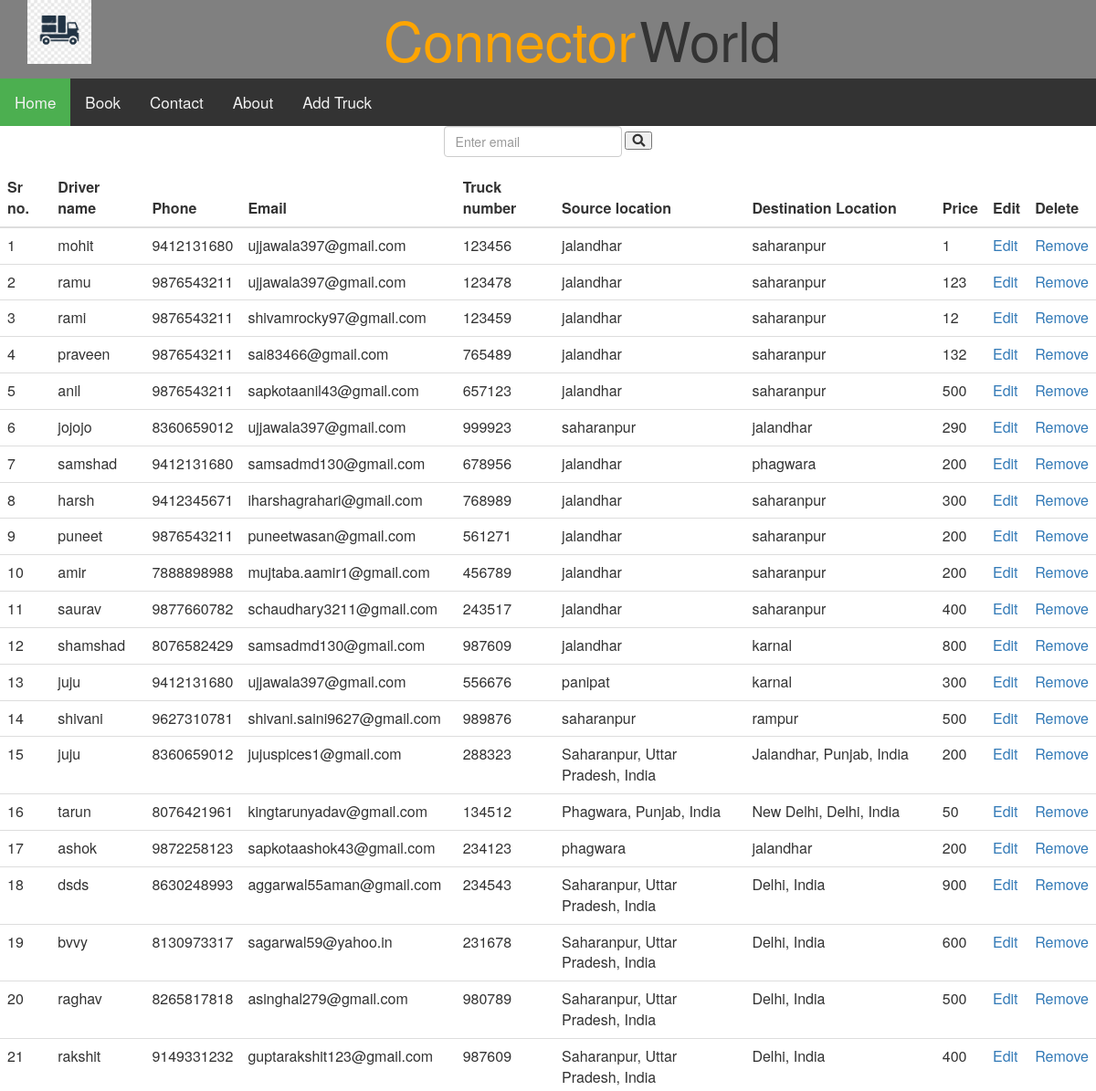
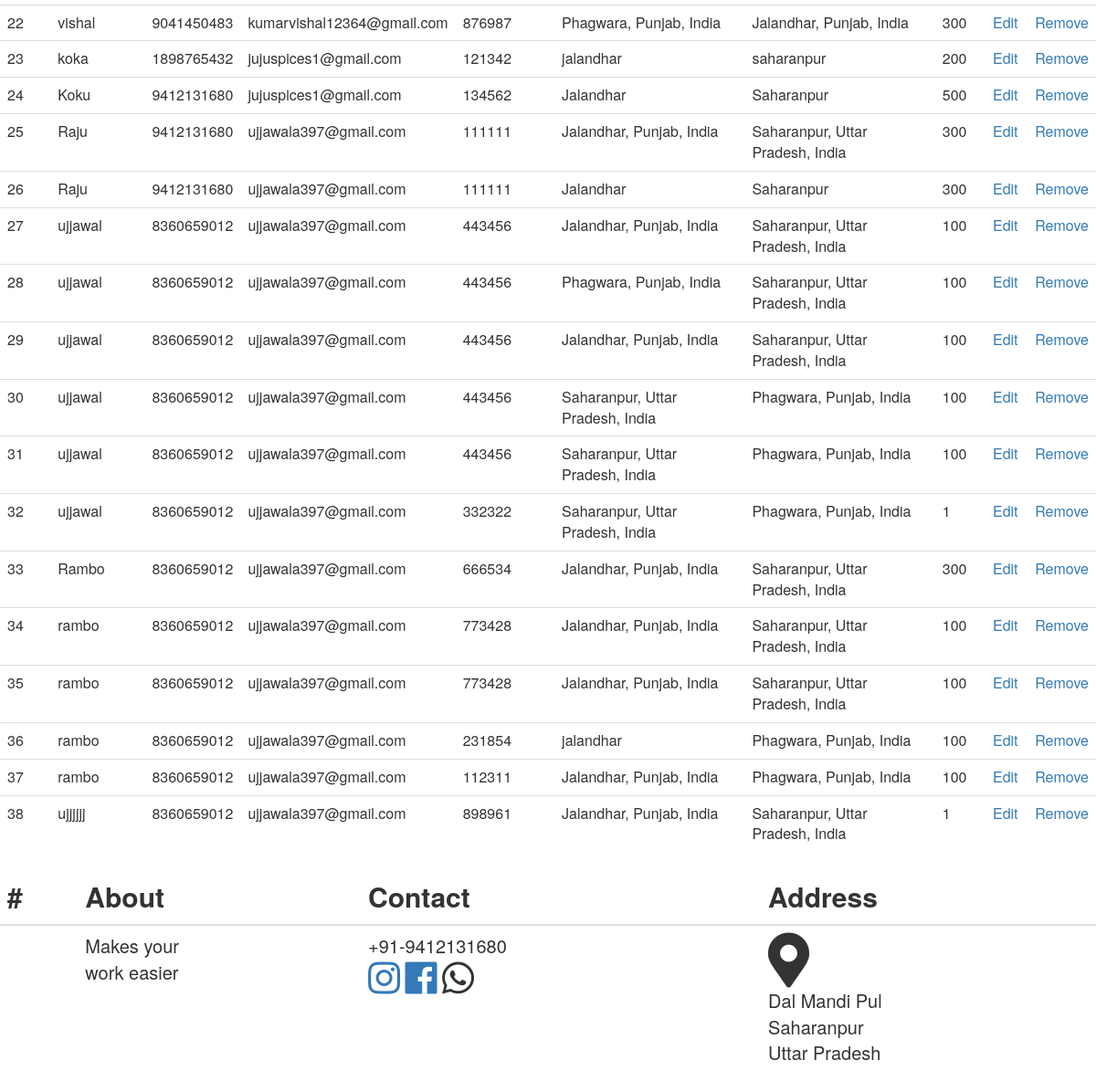
/manage.php, run on the app's committed database (2 pictures, top to bottom).
### tables this page shows
CREATE TABLE `trucks` (
  `aadhar` varchar(12) NOT NULL,
  `truck_no` int(6) NOT NULL,
  `source` varchar(255) NOT NULL,
  `destination` varchar(255) NOT NULL,
  `driver_name` text NOT NULL,
  `price` int(4) NOT NULL,
  `email` varchar(50) NOT NULL,
  `phone` varchar(10) NOT NULL,
  `id` int(11) NOT NULL
);

### manage.php (the view, shortened to what this page needs)
<?php
    $connection=mysqli_connect('localhost','root','');
    mysqli_select_db($connection,'transport');
    $query="SELECT * FROM trucks";
    $data=mysqli_query($connection,$query);
?>
	<link rel="stylesheet" type="text/css" href="css/addtruck.css">
  	<link rel="stylesheet" type="text/css" href="css/form.css">
  	<link rel="stylesheet"href="https://maxcdn.bootstrapcdn.com/bootstrap/3.4.0/css/bootstrap.min.css">
  <link rel="stylesheet" href="https://use.fontawesome.com/releases/v5.7.2/css/all.css" integrity=
  "sha384-fnmOCqbTlWIlj8LyTjo7mOUStjsKC4pOpQbqyi7RrhN7udi9RwhKkMHpvLbHG9Sr">
  <div class="container-fluid  r1">
<div class="col-sm-4 col-md-4 col-xs-4 col-lg-4"><img src="logo.jpg" alt="Logo here" height="70px"></div>
    <div class="col-sm-8 col-md-8 col-xs-8 col-lg-8"><span style="color:orange; font-size:60px;">Connector</span> <span class="over" style="font-size: 60px">World</span></div>
  </div>
  <div class="topnav" id="myTopnav">
    <a href="index.php" class="active">Home</a>
    <a href="truck.php">Book</a>
    <a href="contact_us.php">Contact</a>
    <a href="about.php">About</a>
    <a href="truckform.php"> Add Truck</a>
  </div>
<div col-md-12>
	<form action="search.php" method="post" class="form-inline md-form form-sm active-purple-2 mt-2" style="text-align: center;">
  <input class="form-control form-control-sm mr-3 w-75" type="text" placeholder="Enter email"
    aria-label="Search" name="searchmail">
  <button type="submit" ><i class="fas fa-search" aria-hidden="true"></i></button>
</form>
</div>
 <table class="table table-light">
    <thead>
      <tr>
        <th scope="col">Sr no.</th>
        <th scope="col">Driver name</th>
        <th scope="col">Phone</th>
        <th scope="col">Email</th>
        <th scope="col">Truck number</th>
        <th scope="col">Source location</th>
        <th scope="col">Destination Location</th>
        <th scope="col">Price</th>
        <th scope="col">Edit</th>
        <th scope="col">Delete</th>
      </tr>
    </thead>
    <tbody>
      <?php
      $i=1;
            while($row=mysqli_fetch_assoc($data))
        {
           echo "<tr>";
           ?>
          <td><?php echo $i; ?>
          </td>
          <td><?php echo $row['driver_name']; ?>
          </td>
          <td><?php echo $row['phone']; ?>
          </td>
          <td><?php echo $row['email']; ?>
          </td>
           <td><?php echo $row['truck_no']; ?>
          </td>
          <td><?php echo $row['source']; ?>
          </td>
          <td><?php echo $row['destination']; ?>
          </td>
           <td><?php echo $row['price']; ?>
          </td>
          <td><a href="edit.php?id=<?php echo $row['id']?>">Edit</td>
        <td><a href="delete.php?id=<?php echo $row['id']?>">Remove</td>
           <?php
           $i++;
        }
      ?>
    </tbody>
  </table>
  <table class="table table-dark">
  <thead>
    <tr style="font-size: 30px;">
      <th scope="col">#</th>
      <th scope="col">About</th>
      <th scope="col">Contact</th>
      <th scope="col">Address</th>
    </tr>
  </thead>
  <tbody>
    <tr style="font-size: 20px">
      <th scope="row"></th>
      <td>Makes your<br>
          work easier</td>
      <td>+91-9412131680<br>
                <a  href="https://www.instagram.com/jujuspices/">
        <i class="fab fa-instagram fa-2x"></i> </a>
                <a href="https://www.facebook.com/Juju-Spices-1681765988789374/?modal=admin_todo_tour">
        <i class="fab fa-facebook fa-2x"></i></a>
        <i class="fab fa-whatsapp fa-2x"></i>
        <br>
      </td>
      <td><i class="fas fa-map-marker-alt fa-3x"></i><br>Dal Mandi Pul<br>
        Saharanpur<br>Uttar Pradesh</td>
    </tr>
  	</tbody>
	</table>

### css/addtruck.css (style rules this page uses)
.r1 { background-color: gray; }
.topnav { overflow: hidden; background-color: #333; }
.topnav a { float: left; display: block; color: #f2f2f2; text-align: center; padding: 14px 16px; text-decoration: none; font-size: 17px; }
.active { background-color: #4CAF50; color: white; }

### data on the page
trucks: driver_name "mohit", phone "9412131680", email "ujjawala397@gmail.com", truck_no "123456", source "jalandhar", destination "saharanpur", price "1"
trucks: driver_name "ramu", phone "9876543211", email "ujjawala397@gmail.com", truck_no "123478", source "jalandhar", destination "saharanpur", price "123"
trucks: driver_name "rami", phone "9876543211", email "shivamrocky97@gmail.com", truck_no "123459", source "jalandhar", destination "saharanpur", price "12"
trucks: driver_name "praveen", phone "9876543211", email "sai83466@gmail.com", truck_no "765489", source "jalandhar", destination "saharanpur", price "132"
trucks: driver_name "anil", phone "9876543211", email "sapkotaanil43@gmail.com", truck_no "657123", source "jalandhar", destination "saharanpur", price "500"
trucks: driver_name "jojojo", phone "8360659012", email "ujjawala397@gmail.com", truck_no "999923", source "saharanpur", destination "jalandhar", price "290"
trucks: driver_name "samshad", phone "9412131680", email "samsadmd130@gmail.com", truck_no "678956", source "jalandhar", destination "phagwara", price "200"
trucks: driver_name "harsh", phone "9412345671", email "iharshagrahari@gmail.com", truck_no "768989", source "jalandhar", destination "saharanpur", price "300"
trucks: driver_name "puneet", phone "9876543211", email "puneetwasan@gmail.com", truck_no "561271", source "jalandhar", destination "saharanpur", price "200"
trucks: driver_name "amir", phone "7888898988", email "mujtaba.aamir1@gmail.com", truck_no "456789", source "jalandhar", destination "saharanpur", price "200"
trucks: driver_name "saurav", phone "9877660782", email "schaudhary3211@gmail.com", truck_no "243517", source "jalandhar", destination "saharanpur", price "400"
trucks: driver_name "shamshad", phone "8076582429", email "samsadmd130@gmail.com", truck_no "987609", source "jalandhar", destination "karnal", price "800"
trucks: driver_name "juju", phone "9412131680", email "ujjawala397@gmail.com", truck_no "556676", source "panipat", destination "karnal", price "300"
trucks: driver_name "shivani", phone "9627310781", email "shivani.saini9627@gmail.com", truck_no "989876", source "saharanpur", destination "rampur", price "500"
trucks: driver_name "juju", phone "8360659012", email "jujuspices1@gmail.com", truck_no "288323", source "Saharanpur, Uttar Pradesh, India", destination "Jalandhar, Punjab, India", price "200"
trucks: driver_name "tarun", phone "8076421961", email "kingtarunyadav@gmail.com", truck_no "134512", source "Phagwara, Punjab, India", destination "New Delhi, Delhi, India", price "50"
trucks: driver_name "ashok", phone "9872258123", email "sapkotaashok43@gmail.com", truck_no "234123", source "phagwara", destination "jalandhar", price "200"
trucks: driver_name "dsds", phone "8630248993", email "aggarwal55aman@gmail.com", truck_no "234543", source "Saharanpur, Uttar Pradesh, India", destination "Delhi, India", price "900"
trucks: driver_name "bvvy", phone "8130973317", email "sagarwal59@yahoo.in", truck_no "231678", source "Saharanpur, Uttar Pradesh, India", destination "Delhi, India", price "600"
trucks: driver_name "raghav", phone "8265817818", email "asinghal279@gmail.com", truck_no "980789", source "Saharanpur, Uttar Pradesh, India", destination "Delhi, India", price "500"
trucks: driver_name "rakshit", phone "9149331232", email "guptarakshit123@gmail.com", truck_no "987609", source "Saharanpur, Uttar Pradesh, India", destination "Delhi, India", price "400"
trucks: driver_name "vishal", phone "9041450483", email "kumarvishal12364@gmail.com", truck_no "876987", source "Phagwara, Punjab, India", destination "Jalandhar, Punjab, India", price "300"
trucks: driver_name "koka", phone "1898765432", email "jujuspices1@gmail.com", truck_no "121342", source "jalandhar", destination "saharanpur", price "200"
trucks: driver_name "Koku", phone "9412131680", email "jujuspices1@gmail.com", truck_no "134562", source "Jalandhar", destination "Saharanpur", price "500"
trucks: driver_name "Raju", phone "9412131680", email "ujjawala397@gmail.com", truck_no "111111", source "Jalandhar, Punjab, India", destination "Saharanpur, Uttar Pradesh, India", price "300"
trucks: driver_name "Raju", phone "9412131680", email "ujjawala397@gmail.com", truck_no "111111", source "Jalandhar", destination "Saharanpur", price "300"
trucks: driver_name "ujjawal", phone "8360659012", email "ujjawala397@gmail.com", truck_no "443456", source "Jalandhar, Punjab, India", destination "Saharanpur, Uttar Pradesh, India", price "100"
trucks: driver_name "ujjawal", phone "8360659012", email "ujjawala397@gmail.com", truck_no "443456", source "Phagwara, Punjab, India", destination "Saharanpur, Uttar Pradesh, India", price "100"
trucks: driver_name "ujjawal", phone "8360659012", email "ujjawala397@gmail.com", truck_no "443456", source "Jalandhar, Punjab, India", destination "Saharanpur, Uttar Pradesh, India", price "100"
trucks: driver_name "ujjawal", phone "8360659012", email "ujjawala397@gmail.com", truck_no "443456", source "Saharanpur, Uttar Pradesh, India", destination "Phagwara, Punjab, India", price "100"
trucks: driver_name "ujjawal", phone "8360659012", email "ujjawala397@gmail.com", truck_no "443456", source "Saharanpur, Uttar Pradesh, India", destination "Phagwara, Punjab, India", price "100"
trucks: driver_name "ujjawal", phone "8360659012", email "ujjawala397@gmail.com", truck_no "332322", source "Saharanpur, Uttar Pradesh, India", destination "Phagwara, Punjab, India", price "1"
trucks: driver_name "Rambo", phone "8360659012", email "ujjawala397@gmail.com", truck_no "666534", source "Jalandhar, Punjab, India", destination "Saharanpur, Uttar Pradesh, India", price "300"
trucks: driver_name "rambo", phone "8360659012", email "ujjawala397@gmail.com", truck_no "773428", source "Jalandhar, Punjab, India", destination "Saharanpur, Uttar Pradesh, India", price "100"
trucks: driver_name "rambo", phone "8360659012", email "ujjawala397@gmail.com", truck_no "773428", source "Jalandhar, Punjab, India", destination "Saharanpur, Uttar Pradesh, India", price "100"
trucks: driver_name "rambo", phone "8360659012", email "ujjawala397@gmail.com", truck_no "231854", source "jalandhar", destination "Phagwara, Punjab, India", price "100"
trucks: driver_name "rambo", phone "8360659012", email "ujjawala397@gmail.com", truck_no "112311", source "Jalandhar, Punjab, India", destination "Phagwara, Punjab, India", price "100"
trucks: driver_name "ujjjjjj", phone "8360659012", email "ujjawala397@gmail.com", truck_no "898961", source "Jalandhar, Punjab, India", destination "Saharanpur, Uttar Pradesh, India", price "1"
